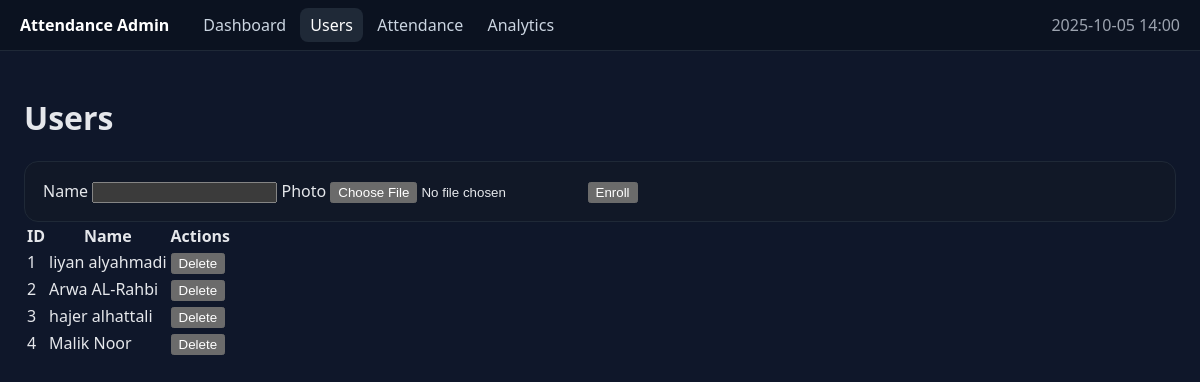
Screenshot of /users with the database file from the repository.
### db.py (models this page shows)
class User(Base):
    __tablename__ = "users"
    user_id = Column(Integer, primary_key=True, autoincrement=True)
    name = Column(String(100), unique=True, nullable=False, index=True)
    face_embedding = Column(Text, nullable=False)
    attendance = relationship("Attendance", back_populates="user", cascade="all, delete-orphan")

### flask_dashboard.py (the view)
@app.get("/users", endpoint="users_page")
def users_page():
    sess = SessionLocal()
    try:
        users = sess.query(User).order_by(User.user_id).all()
    finally:
        sess.close()
    return render_template("users.html", title=APP_TITLE, users=users)

### flask_dashboard.py (called while the page is built)
@app.context_processor
def inject_globals():
    return {"APP_TITLE": APP_TITLE, "now": dt.datetime.now, "gates": GATES, "url_for": url_for}

### template/users.html
{% extends "base.html" %}
{% block content %}
<h1>Users</h1>
<form action="{{ url_for('users_add') }}" method="post" enctype="multipart/form-data" class="card form">
  <label>Name <input name="name" required></label>
  <label>Photo <input type="file" name="photo" accept="image/*" required></label>
  <button type="submit">Enroll</button>
</form>
<table class="table">
  <thead><tr><th>ID</th><th>Name</th><th>Actions</th></tr></thead>
  <tbody>
  {% for u in users %}
    <tr>
      <td>{{ u.user_id }}</td>
      <td>{{ u.name }}</td>
      <td>
        <form action="{{ url_for('users_delete', user_id=u.user_id) }}" method="post" onsubmit="return confirm('Delete {{u.name}}?')">
          <button class="danger">Delete</button>
        </form>
      </td>
    </tr>
  {% else %}
    <tr><td colspan="3">No users yet.</td></tr>
  {% endfor %}
  </tbody>
</table>
{% endblock %}

### template/base.html (style rules this page uses)
:root { color-scheme: dark; }
body { margin:0; font-family: system-ui, -apple-system, Segoe UI, Roboto, Arial, sans-serif; background:#0f172a; color:#e5e7eb; }
.card { background:#111827; border:1px solid #1f2937; border-radius:14px; padding:18px; }

### rows the page displays
User: user_id "1", name "liyan alyahmadi"
User: user_id "2", name "Arwa AL-Rahbi"
User: user_id "3", name "hajer alhattali"
User: user_id "4", name "Malik Noor"

### other values shown
{{ APP_TITLE or "Attendance Admin" }} "Attendance Admin"
